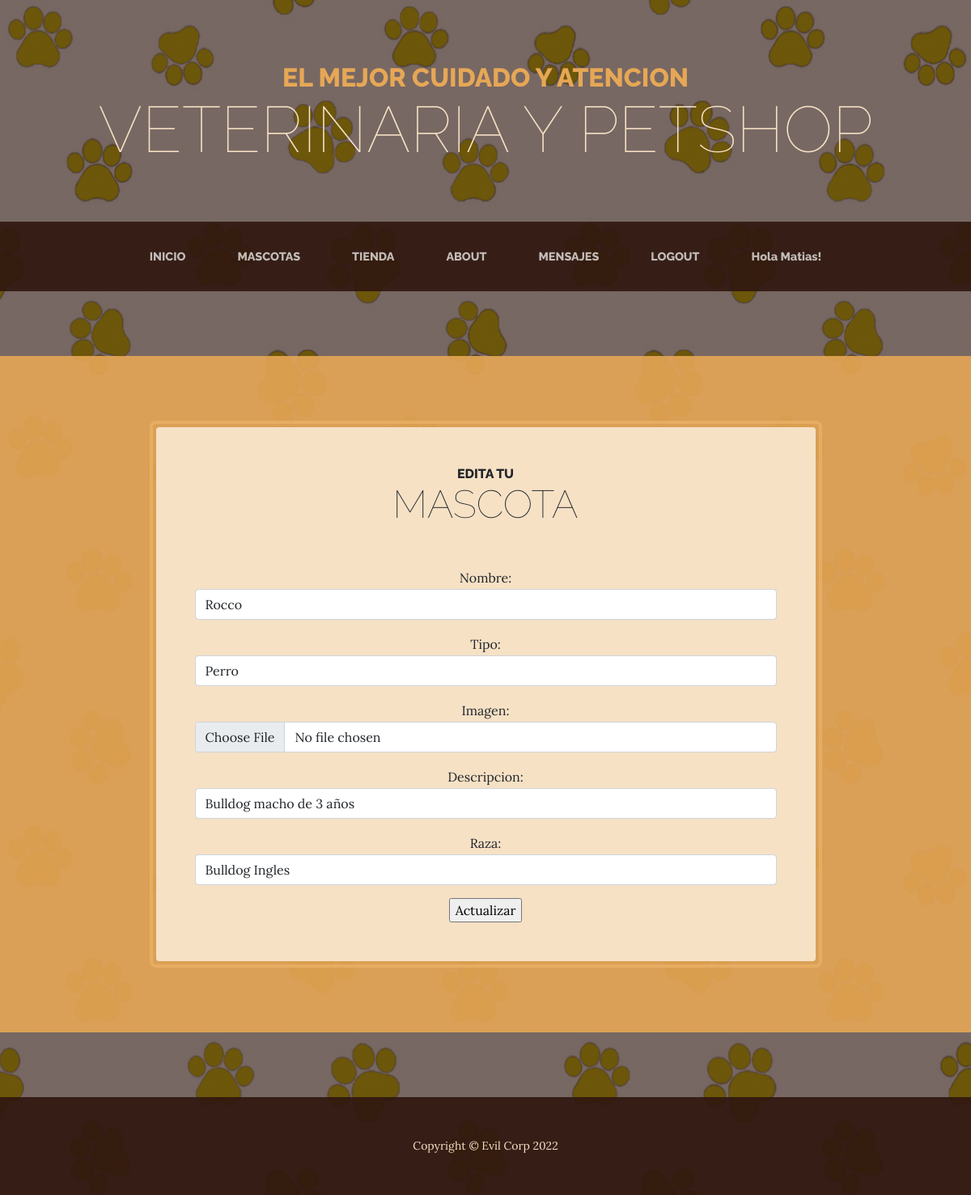
Screenshot of /appmascotas/mascotas/editar/4/ (signed in) with the database file from the repository.
### appmascotas/models.py (models this page shows, shortened)
class mascotas(models.Model):
    id = models.AutoField(primary_key=True)
    nombre = models.CharField(max_length=100, verbose_name= 'Nombre')
    tipo = models.CharField(max_length=100, verbose_name= 'Tipo')
    imagen = models.ImageField(default='null', verbose_name="mascotas",upload_to="mascotas")
    descripcion = models.TextField(verbose_name= 'Descripción', null=True)
    raza = models.CharField(verbose_name= 'Raza', max_length=100, null=True)
    def __str__(self):
        fila = f"Nombre: {self.nombre} - Tipo: {self.tipo} - Descripcion: {self.descripcion} - Raza: {self.raza}"
        return fila

### appmascotas/views.py (the view)
# urls.py: path('mascotas/editar/<id>/', mascota_editar, name="mascota-editar"),
def mascota_editar(request, id):
    mascota = mascotas.objects.get(id=id)
    print(mascota)
    if request.method == "POST":
        formulario = MascotaFormulario(request.POST)
        if formulario.is_valid():
            data = formulario.cleaned_data
            mascota.nombre = data["nombre"]
            mascota.tipo = data["tipo"]
            mascota.raza = data["raza"]
            mascota.imagen = data["imagen"]
            mascota.descripcion = data["descripcion"]
            mascota.save(id)
            return redirect("vet-mascotas")
        else:
            return render(request, "editar_mascota.html", {"formulario": formulario, "errores": formulario.errors})
    else:
        formulario = MascotaFormulario(initial={"nombre":mascota.nombre, "tipo":mascota.tipo, "raza":mascota.raza, "imagen":mascota.imagen, "descripcion":mascota.descripcion})
        return render(request, "editar_mascota.html", {"formulario": formulario, "errores": ""})

### appmascotas/forms.py
class MascotaFormulario(ModelForm):
    nombre = CharField(widget= TextInput(attrs={"class": 'form-control'}), required=True )
    tipo = CharField(widget= TextInput(attrs={"class": 'form-control'}))
    imagen = ImageField(widget= FileInput( attrs={ "class": 'form-control'}))
    descripcion = CharField(widget=TextInput(attrs={"class": 'form-control'}))
    raza = CharField(widget= TextInput(attrs={"class": 'form-control'}))
    class Meta:
        model = mascotas
        fields = [
            'nombre',
            'tipo',
            'imagen',
            'descripcion',
            'raza'
        ]

### appmascotas/templates/editar_mascota.html (shortened to what this page needs)
{% extends 'apptienda/base.html' %}
{% load static %}
{% block titulo %} Edita tu {% endblock %}
{% block subtitulo %} Mascota {% endblock %}
{% block Contenido %}
<form method="post">
    {{formulario.as_p}}
    <input type="submit" value="Actualizar">
</form>
{% endblock %}

### apptienda/templates/apptienda/base.html (shortened to what this page needs)
<!DOCTYPE html>
<html lang="en">
  {% load static %}
  <head>
    <link href="{% static 'css/styles.css'%}" rel="stylesheet" />
  </head>
  <body>
    <header>
      <h1 class="site-heading text-center text-faded d-none d-lg-block">
        <span class="site-heading-upper text-primary mb-3">
          El mejor cuidado y atencion
        </span>
        <span class="site-heading-lower">Veterinaria y PetShop</span>
      </h1>
    </header>
    <nav class="navbar navbar-expand-lg navbar-dark py-lg-4" id="mainNav">
      <div class="container">
        <div class="collapse navbar-collapse" id="navbarSupportedContent">
          <ul class="navbar-nav mx-auto">
            <li class="nav-item px-lg-4">
              <a
                class="nav-link text-uppercase"
                href="{% url 'tienda-inicio' %}"
              >
                INICIO
              </a>
            </li>
            <li class="nav-item px-lg-4">
              <a
                class="nav-link text-uppercase"
                href="{% url 'vet-mascotas' %}"
              >
                MASCOTAS
              </a>
            </li>
            <li class="nav-item px-lg-4">
              <a class="nav-link text-uppercase" href="{% url 'vet-tienda' %}">
                TIENDA
              </a>
            </li>
            <li class="nav-item px-lg-4">
              <a class="nav-link text-uppercase" href="{% url 'vet-about' %}">
                ABOUT
              </a>
            </li>
            <li class="nav-item px-lg-4">
              <a
                class="nav-link text-uppercase"
                href="{% url 'vet-mensajes' %}"
              >
                MENSAJES
              </a>
            </li>
            {% if request.user.is_authenticated %}
            <li class="nav-item px-lg-4">
              <a class="nav-link text-uppercase" href="{% url 'vet-logout' %}">
                LOGOUT
              </a>
            </li>
            <li class="nav-item px-lg-4">
              <a class="nav-link" href="{% url 'vista-perfil' %}">Hola {{request.user.username}}!</a>
            </li>
            {% else %}
            <li class="nav-item px-lg-4">
              <a class="nav-link text-uppercase" href="{% url 'vet-login' %}">
                LOGIN
              </a>
            </li>
            {% endif %}
          </ul>
        </div>
      </div>
    </nav>
    <section class="page-section cta">
      <div class="container">
        <div class="row">
          <div class="col-xl-9 mx-auto">
            <div class="cta-inner bg-faded text-center rounded">
              <h2 class="section-heading mb-5">
                <span class="section-heading-upper">
                  {% block titulo %}{% endblock %}
                </span>
                <span class="section-heading-lower">
                  {% block subtitulo %}{% endblock %}
                </span>
              </h2>
              {% block Contenido %}{% endblock %}
            </div>
          </div>
        </div>
      </div>
    </section>
    <footer class="footer text-faded text-center py-5">
      <div class="container">
        <p class="m-0 small">Copyright &copy; Evil Corp 2022</p>
      </div>
    </footer>
  </body>
</html>

### rows the page displays
mascotas: nombre "Rocco", tipo "Perro", descripcion "Bulldog macho de 3 años", raza "Bulldog Ingles"

### other values shown
{{ request.user.username }} "Matias"
